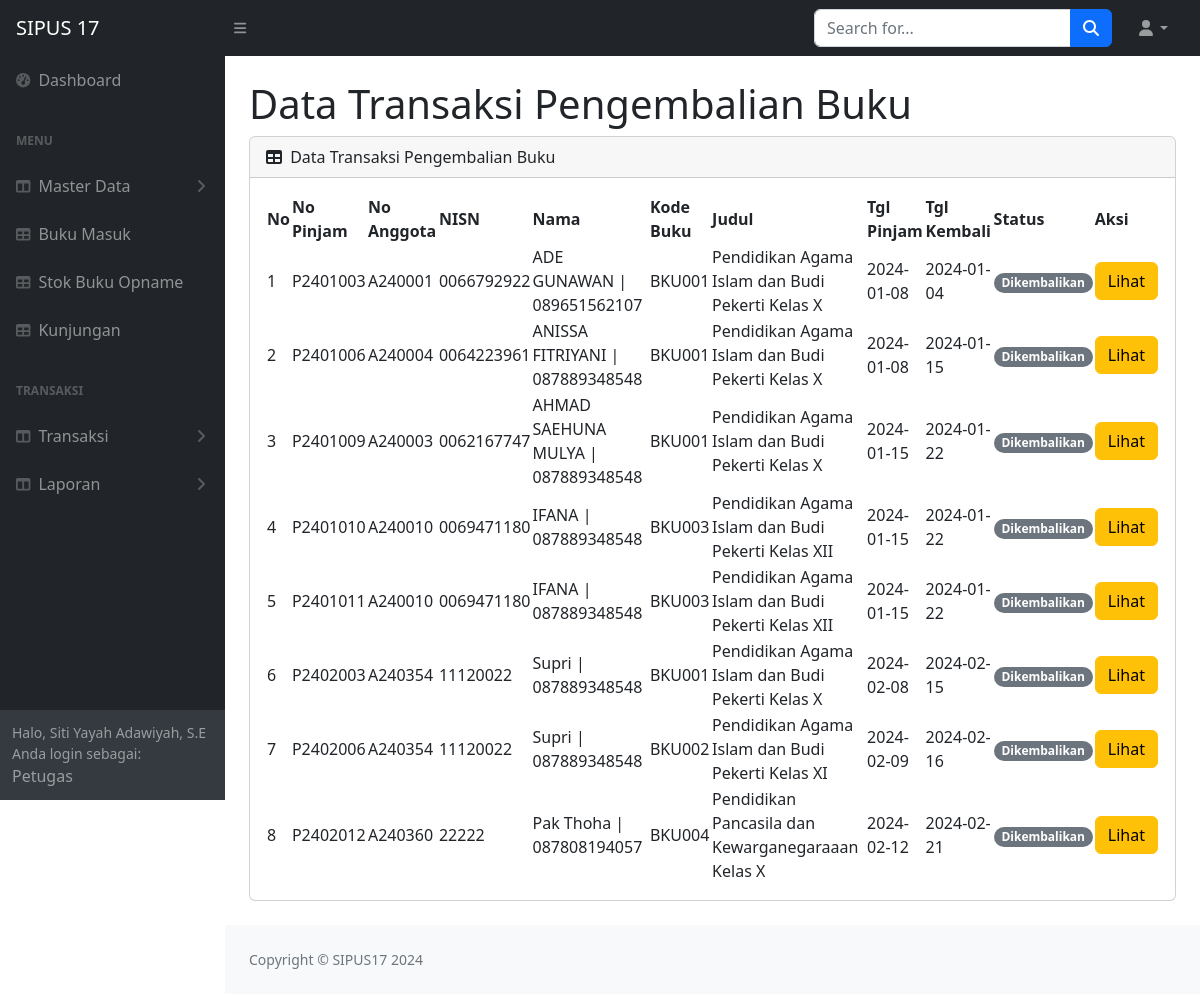
Page /petugas/tampil_pengembalian.php (signed in) on the committed database.
### tables this page shows
CREATE TABLE `peminjaman` (
  `id_pinjam` varchar(30) NOT NULL,
  `id_anggota` varchar(100) DEFAULT NULL,
  `id_buku` varchar(50) DEFAULT NULL,
  `tgl_pinjam` date DEFAULT NULL,
  `tgl_kembali` date DEFAULT NULL,
  `tgl_dikembalikan` date DEFAULT NULL,
  `terlambat` varchar(50) DEFAULT NULL,
  `denda` int(11) DEFAULT NULL,
  `status` varchar(30) DEFAULT 'Dipinjam',
  `qty` int(11) DEFAULT 1
);

CREATE TABLE `anggota` (
  `id_anggota` varchar(100) NOT NULL,
  `nisn` varchar(15) DEFAULT NULL,
  `nama` varchar(30) DEFAULT NULL,
  `jurusan` varchar(25) DEFAULT NULL,
  `jk` varchar(10) DEFAULT NULL,
  `tempat_lhir` varchar(30) DEFAULT NULL,
  `tgl_lahir` date DEFAULT NULL,
  `no_wa` varchar(14) DEFAULT NULL,
  `alamat` varchar(255) DEFAULT NULL,
  `password` varchar(32) DEFAULT NULL
);

CREATE TABLE `buku` (
  `id_buku` varchar(50) NOT NULL,
  `judul` varchar(100) DEFAULT NULL,
  `id_kategori` int(11) DEFAULT NULL,
  `pengarang` varchar(225) DEFAULT NULL,
  `penerbit` varchar(225) DEFAULT NULL,
  `tahun` varchar(15) DEFAULT NULL,
  `isbn` varchar(30) DEFAULT NULL,
  `rak` varchar(30) DEFAULT NULL,
  `jumlah` int(11) DEFAULT NULL
);

### petugas/tampil_pengembalian.php (the view, shortened to what this page needs)
<?php
include("../koneksi.php");
?>
<!DOCTYPE html>
<html lang="en">
<head>
    <link href="https://cdn.jsdelivr.net/npm/simple-datatables@7.1.2/dist/style.min.css" rel="stylesheet" />
    <link href="../css/styles.css" rel="stylesheet" />
</head>
<body class="sb-nav-fixed">
    <?php include("../petugas/navbar.php"); ?>
    <div id="layoutSidenav_content">
        <main>
            <div class="container-fluid px-4">
                <h1 class="mt-4">Data Transaksi Pengembalian Buku</h1>
                <div class="card mb-4">
                    <div class="card-header">
                        <i class="fas fa-table me-1"></i>
                        Data Transaksi Pengembalian Buku
                    </div>
                    <div class="card-body">
                        <table id="datatablesSimple">
                            <thead>
                                <tr>
                                    <th>No</th>
                                    <th>No Pinjam</th>
                                    <th>No Anggota</th>
                                    <th>NISN</th>
                                    <th>Nama</th>
                                    <th>Kode Buku</th>
                                    <th>Judul</th>
                                    <th>Tgl Pinjam</th>
                                    <th>Tgl Kembali</th>
                                    <th>Status</th>
                                    <th>Aksi</th>
                                </tr>
                            </thead>
                            <tbody>
                                <?php
                                $tampilbuku = mysqli_query($koneksi, "SELECT
                                             peminjaman.id_pinjam,
                                             peminjaman.id_anggota,
                                             anggota.nisn,
                                             anggota.nama,
                                             anggota.no_wa,
                                             buku.id_buku,
                                             buku.judul,
                                             peminjaman.tgl_pinjam,
                                             peminjaman.tgl_kembali,
                                             peminjaman.`status`
                                         FROM
                                             peminjaman
                                             INNER JOIN
                                             anggota
                                             ON
                                                 peminjaman.id_anggota = anggota.id_anggota
                                             INNER JOIN
                                             buku
                                             ON
                                                 peminjaman.id_buku = buku.id_buku
                                                 WHERE peminjaman.status = 'DIkembalikan'");
                                $no = 1;
                                while ($data = mysqli_fetch_array($tampilbuku)) {
                                    $id_pinjam = $data['id_pinjam'];
                                    $id_anggota = $data['id_anggota'];
                                    $nisn = $data['nisn'];
                                    $nama = $data['nama'];
                                    $no_wa = $data['no_wa'];
                                    $id_buku = $data['id_buku'];
                                    $judul = $data['judul'];
                                    $tgl_pinjam = $data['tgl_pinjam'];
                                    $tgl_kembali = $data['tgl_kembali'];
                                    $status = $data['status'];
                                    ?>
                                    <tr>
                                        <td>
                                            <?php echo $no++ ?>
                                        </td>
                                        <td>
                                            <?php echo $id_pinjam ?>
                                        </td>
                                        <td>
                                            <?php echo $id_anggota ?>
                                        </td>
                                        <td>
                                            <?php echo $nisn ?>
                                        </td>
                                        <td>
                                            <?php echo $nama . " | " . $no_wa ?>
                                        </td>
                                        <td>
                                            <?php echo $id_buku ?>
                                        </td>
                                        <td>
                                            <?php echo $judul ?>
                                        </td>
                                        <td>
                                            <?php echo $tgl_pinjam ?>
                                        </td>
                                        <td>
                                            <?php echo $tgl_kembali ?>
                                        </td>
                                        <td>
                                            <?php echo "<span class='badge rounded-pill text-bg-secondary'>$status</span>" ?>
                                        </td>
                                        <td><a href="detail_kembali.php?id_pinjam=<?php echo $id_pinjam; ?>"
                                                class="btn btn-warning">Lihat</a></td>
                                    </tr>
                                <?php } ?>
                            </tbody>
                        </table>
                    </div>
                </div>
            </div>
        </main>
        <footer class="py-4 bg-light mt-auto">
            <div class="container-fluid px-4">
                <div class="d-flex align-items-center justify-content-between small">
                    <div class="text-muted">Copyright &copy; SIPUS17 2024</div>
                </div>
            </div>
        </footer>
    </div>
</body>
</html>

### rows in the picture
peminjaman: id_pinjam "P2401003", id_anggota "A240001", id_anggota.nisn "0066792922", id_anggota.nama "ADE GUNAWAN", id_anggota.no_wa "089651562107", id_buku.id_buku "BKU001", id_buku.judul "Pendidikan Agama Islam dan Budi Pekerti Kelas X", tgl_pinjam "2024-01-08", tgl_kembali "2024-01-04", status "Dikembalikan"
peminjaman: id_pinjam "P2401006", id_anggota "A240004", id_anggota.nisn "0064223961", id_anggota.nama "ANISSA FITRIYANI", id_anggota.no_wa "087889348548", id_buku.id_buku "BKU001", id_buku.judul "Pendidikan Agama Islam dan Budi Pekerti Kelas X", tgl_pinjam "2024-01-08", tgl_kembali "2024-01-15", status "Dikembalikan"
peminjaman: id_pinjam "P2401009", id_anggota "A240003", id_anggota.nisn "0062167747", id_anggota.nama "AHMAD SAEHUNA MULYA", id_anggota.no_wa "087889348548", id_buku.id_buku "BKU001", id_buku.judul "Pendidikan Agama Islam dan Budi Pekerti Kelas X", tgl_pinjam "2024-01-15", tgl_kembali "2024-01-22", status "Dikembalikan"
peminjaman: id_pinjam "P2401010", id_anggota "A240010", id_anggota.nisn "0069471180", id_anggota.nama "IFANA", id_anggota.no_wa "087889348548", id_buku.id_buku "BKU003", id_buku.judul "Pendidikan Agama Islam dan Budi Pekerti Kelas XII", tgl_pinjam "2024-01-15", tgl_kembali "2024-01-22", status "Dikembalikan"
peminjaman: id_pinjam "P2401011", id_anggota "A240010", id_anggota.nisn "0069471180", id_anggota.nama "IFANA", id_anggota.no_wa "087889348548", id_buku.id_buku "BKU003", id_buku.judul "Pendidikan Agama Islam dan Budi Pekerti Kelas XII", tgl_pinjam "2024-01-15", tgl_kembali "2024-01-22", status "Dikembalikan"
peminjaman: id_pinjam "P2402003", id_anggota "A240354", id_anggota.nisn "11120022", id_anggota.nama "Supri", id_anggota.no_wa "087889348548", id_buku.id_buku "BKU001", id_buku.judul "Pendidikan Agama Islam dan Budi Pekerti Kelas X", tgl_pinjam "2024-02-08", tgl_kembali "2024-02-15", status "Dikembalikan"
peminjaman: id_pinjam "P2402006", id_anggota "A240354", id_anggota.nisn "11120022", id_anggota.nama "Supri", id_anggota.no_wa "087889348548", id_buku.id_buku "BKU002", id_buku.judul "Pendidikan Agama Islam dan Budi Pekerti Kelas XI", tgl_pinjam "2024-02-09", tgl_kembali "2024-02-16", status "Dikembalikan"
peminjaman: id_pinjam "P2402012", id_anggota "A240360", id_anggota.nisn "22222", id_anggota.nama "Pak Thoha", id_anggota.no_wa "087808194057", id_buku.id_buku "BKU004", id_buku.judul "Pendidikan Pancasila dan Kewarganegaraaan Kelas X", tgl_pinjam "2024-02-12", tgl_kembali "2024-02-21", status "Dikembalikan"

### other values in the picture
$_SESSION['nama'] "Siti Yayah Adawiyah, S.E"
